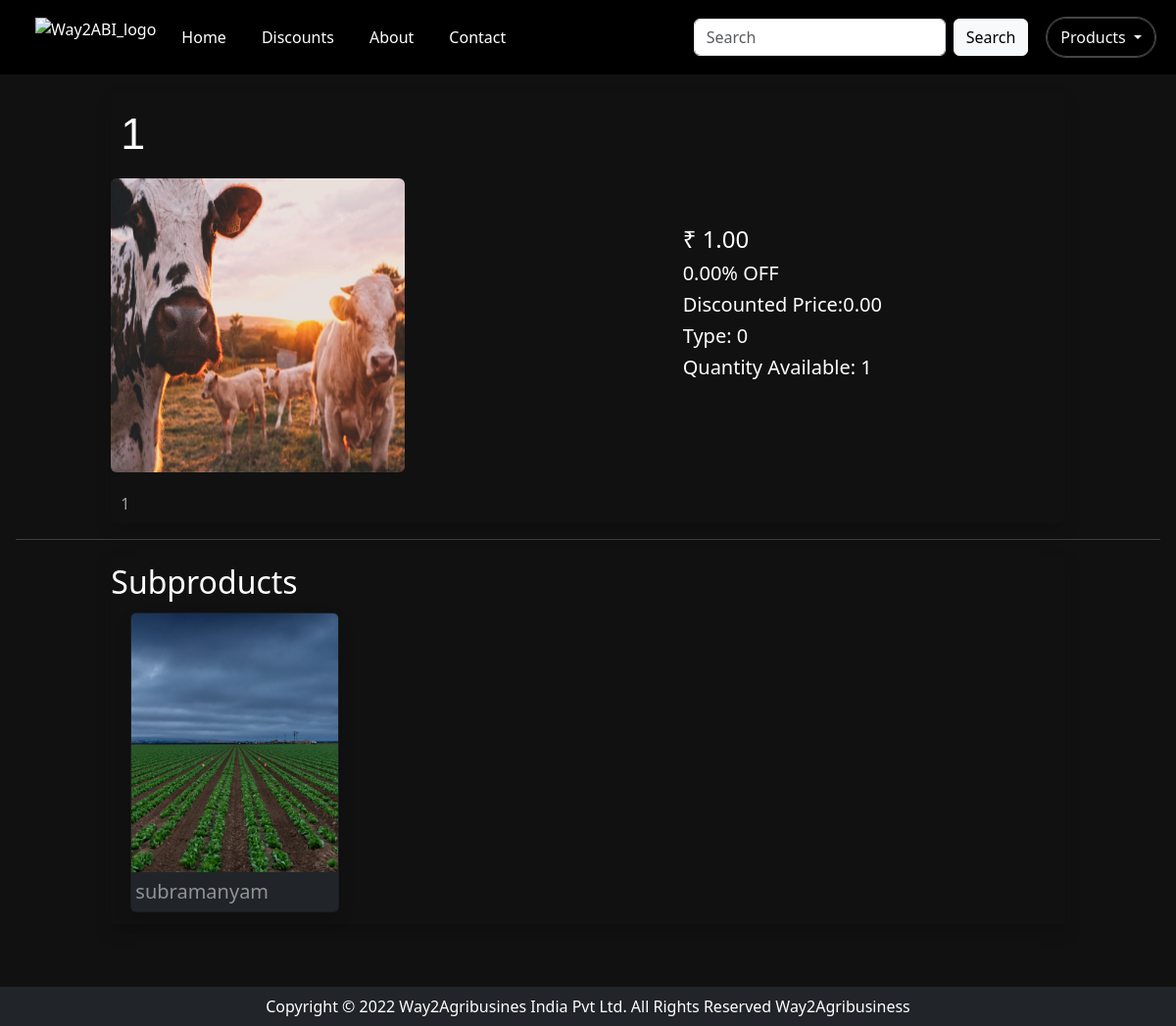
Page /detail/6/ on the earlier database version.
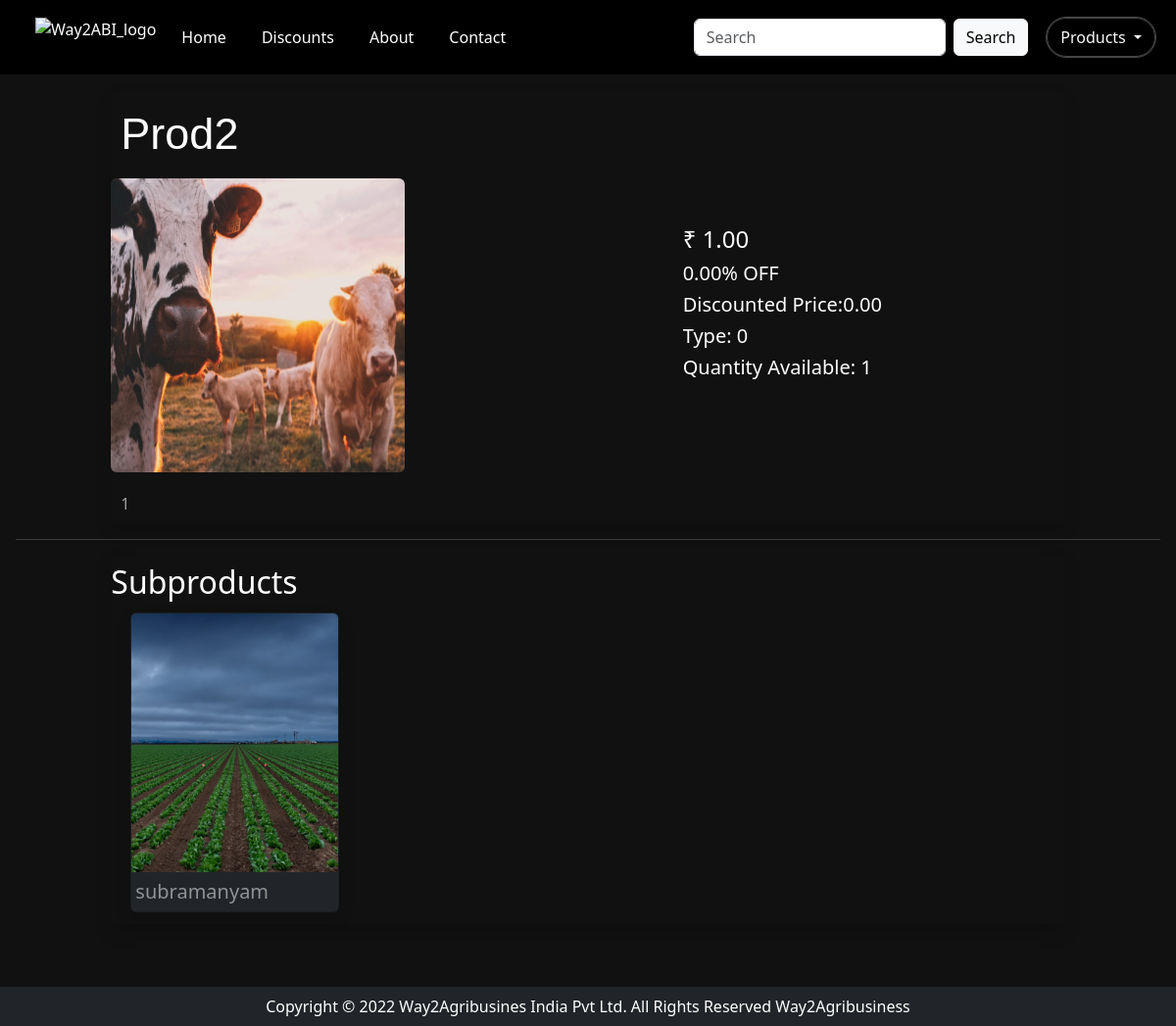
Same page on the later database version.
### feed/models.py (models this page shows, shortened)
class Post(models.Model):
    name = models.CharField(max_length=100)
    type = models.CharField(max_length=100)
    quantity_available=models.CharField(max_length=100)
    image = models.ImageField(upload_to='subpost')
    description = models.TextField()
    price = models.DecimalField(max_digits=10, decimal_places=2)
    discount = models.DecimalField(max_digits=10, decimal_places=2, default=0)
    discounted_price = models.DecimalField(max_digits=10, decimal_places=2, default=0)

class SubPost(models.Model):
    product = models.ForeignKey(Post, on_delete=models.CASCADE, related_name='subposts')
    name = models.CharField(max_length=100)
    type = models.CharField(max_length=100)
    quantity_available=models.CharField(max_length=100)
    image = models.ImageField(upload_to='subpost')
    description = models.TextField()
    price = models.DecimalField(max_digits=10, decimal_places=2)
    discount = models.DecimalField(max_digits=10, decimal_places=2, default=0)
    discounted_price = models.DecimalField(max_digits=10, decimal_places=2, default=0)

### feed/views.py (the view)
# urls.py: path('detail/<int:pk>/', PostDetailView.as_view(), name='detail'),
class PostDetailView(DetailView):
    template_name = "detail.html"
    model = Post

### templates/detail.html (shortened to what this page needs)
{% extends "base.html" %}
{% load thumbnail %}
{% block body %}
    <div class="details">
        <div class="details_box col-sm-10 offset-sm-1 py-2 text-white boder-bottom shadow  rounded">
            <h1>{{ object.name }}</h1>
            <div class="polaroid">
              <img src="{{ object.image.url }}" class="img_detail rounded" width=300px height=300px>
            </div>
            <div class="details_container  p-5">
                <h4 class="card-text">₹ {{ post.price }} </h4>
                <h5 class="card-text">{{ post.discount }}% OFF</h5>
                <h5 class="card-text">Discounted Price:{{ post.discounted_price }} </h5>
                <h5 class="card-text">Type: {{ post.type }} </h5>
                <h5 class="card-text">Quantity Available: {{ post.quantity_available }} </h5>
            </div>
            <div class ="description" >
               {{ post.description }}
            </div>
        </div>
        <hr>
        <div class="subproducts col-sm-10 offset-sm-1 py-2 text-white boder-bottom shadow">
            <h2>Subproducts</h2>
                <div class="row rounded">
                    {% for subpost in post.subposts.all %}
                      <div class="col-sm-5 col-md-3 text-dark rounded ">
                        <div class="card my-1 bg-dark boder-bottom shadow">
                        <a style="text-decoration: none" href="{% url 'feed:subpost_detail' subpost.id %}" >
                          {% thumbnail subpost.image "200x200" crop="center" as im %}
                            <img src="{{ im.url }}" class="card-img-top" alt="...">
                          {% endthumbnail %}
                            <h5 class="card-text bg-#111111 text-white-50  px-1 py-2">{{ subpost.name }} </h5>
                        </a>
                        </div>
                      </div>
                    {% endfor %}
                </div>
        </div>
    </div>
{% endblock %}

### templates/base.html (shortened to what this page needs)
<!DOCTYPE html>
{%load static%}
<html lang="en">
<head>
    <link href="https://cdn.jsdelivr.net/npm/bootstrap@5.3.0-alpha1/dist/css/bootstrap.min.css" rel="stylesheet">
    <link rel="stylesheet" href="{% static 'css/style.css'%}"/>
</head>
<body>
    <nav class="navbar navbar-expand-lg navbar-dark bg-black">
        <div class="container-fluid">
          <div class="collapse navbar-collapse" id="navbarSupportedContent">
            <ul class="navbar-nav me-auto mb-2 mb-lg-0">
              <li class="nav-item-logo">
                <a class="nav-link active" aria-current="page" href="/">
                <img src="https://www.way2agribusiness.com/assets/images/logo.png" height="40px" width="40px" alt="Way2ABI_logo">
                </a>
              </li>
            <div class="my-div">
              <li class="nav-item">
                <a class="nav-link "  href="/">Home</a>
              </li>
            </div>
              <div class="my-div">
              <li class="nav-item">
                <a class="nav-link" href="#">Discounts</a>
              </li>
            </div>
              <div class="my-div">
              <li class="nav-item">
                <a class="nav-link" href="#">About</a>
              </li>
            </div>
            <div class="my-div">
              <li class="nav-item">
                <a class="nav-link" href="#">Contact</a>
              </li>
            </div>
            </ul>
            <form class="d-flex" role="search">
              <input class="form-control me-2" type="search" placeholder="Search" aria-label="Search">
              <button class="btn btn-light btn-outline-submit " type="submit">Search</button>
            </form>
          </div>
        <ul class="navbar-nav me-auto mb-2 mb-lg-0 ">
            <li class="nav-item dropdown mx-2 ">
                <div class="dropdown bg-black ">
                  <button class="btn btn-default dropdown-toggle text-light " type="button" data-toggle="dropdown">Products
                  </button>
                </div>
        </ul>
        </div>
      </nav>
      {% block body%} {% endblock body%}
      <footer class = "container-fluid  bg-dark text-center p-2 mt-5 .text-muted">
        Copyright © 2022 Way2Agribusines India Pvt Ltd. All Rights Reserved Way2Agribusiness
      </footer>
</body>
</html>

### feed/static/css/style.css (style rules this page uses)
body { background-color: #111111; }
hr { color: rgb(194, 194, 194); }
h1 { font-family: sans-serif; font-size: 45px; color:#ffffff; padding: 10px; }
.dropdown { border: 1px solid rgb(70, 70, 70); background-color: #111111; color: #ccc; border-radius: 1cm; }
.row { padding-left: 20px; }
.subproducts { background-color: #111111; padding-right: 30px; }
.details { max-height: fit-content; min-width: fit-content; background-color: #111111; padding: 1rem; }
.polaroid, .details_container { display: inline-block; width: 45%; box-sizing: border-box; vertical-align: centre; }
.description { width: fit-content; margin-top: 20px; padding-left: 10px; background-color: #111111; color: rgb(162, 161, 161); }
.polaroid { width: fit-content; min-width: fit-content; background-color: #111111; }
.details_container { margin-left: 10px ; padding-top: 4rem; max-height: fit-content; min-width: fit-content; float:right; background-color: #111111; }
html { block-size: 100%; inline-size: 100%; }
@media (orientation: landscape) { body { grid-auto-flow: column; } }
.container-fluid { color: white; }
a { text-decoration: none; color: white; }
.my-div { padding: 10px; }
.my-div a { color: rgb(255, 255, 255); transition: transform 0.2s ease-in-out; }
.d-flex { padding: 10px; }

Differences in the rows shown:
changed Post: name "1" → "Prod2"
